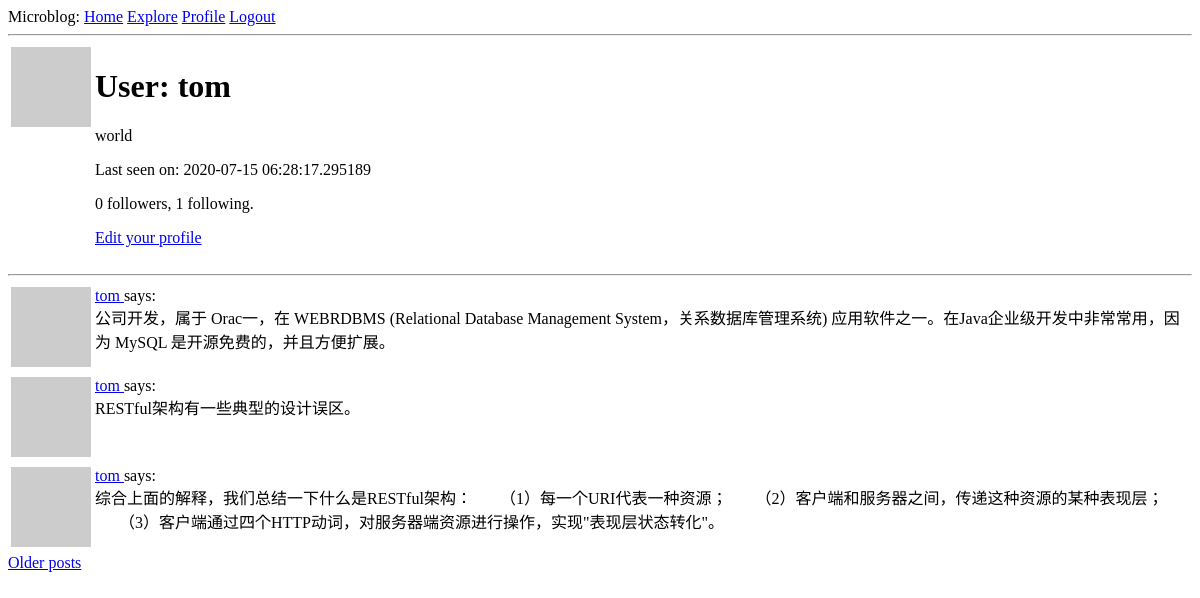
/user/tom (signed in), run on an earlier commit of the app's database.
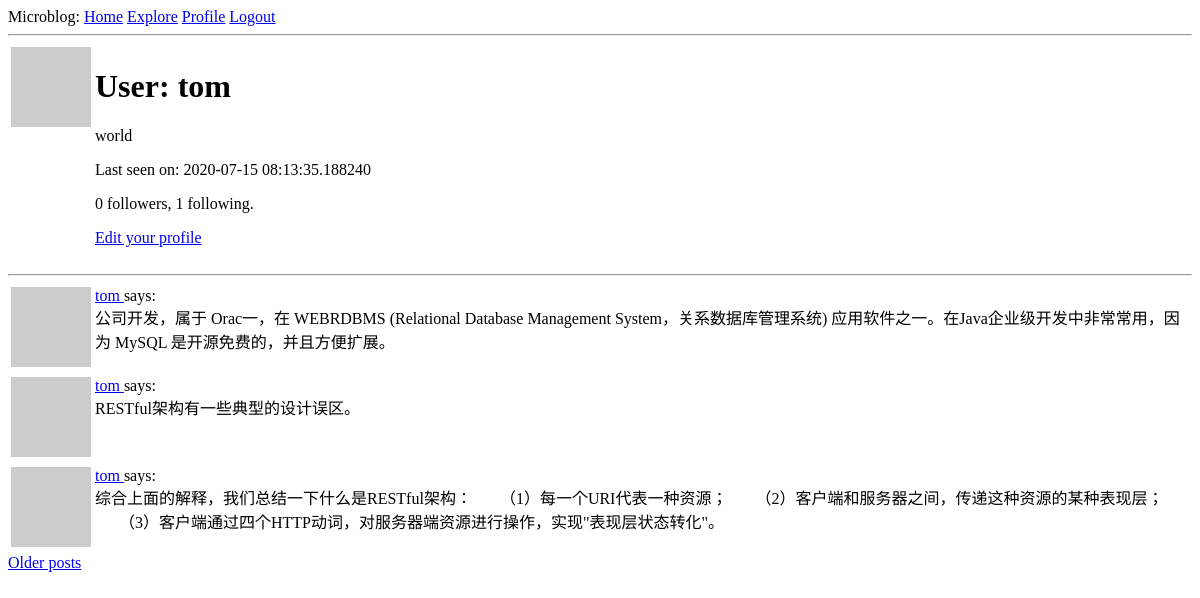
And on a later commit of the database.
### app/models.py (models this page shows, shortened)
class User(db.Model, UserMixin):
    id = db.Column(db.Integer, primary_key=True)
    username = db.Column(db.String(64), index=True, unique=True)
    email = db.Column(db.String(120), index=True, unique=True)
    password_hash = db.Column(db.String(128))
    posts = db.relationship('Post', backref='author', lazy='dynamic')
    about_me = db.Column(db.String(140))
    last_seen = db.Column(db.DateTime, default=datetime.utcnow)
    followed = db.relationship(
        'User', secondary=followers,
        primaryjoin=(followers.c.follower_id == id),
        secondaryjoin=(followers.c.followed_id == id),
        backref=db.backref('followers', lazy='dynamic'), lazy='dynamic')
    def avatar(self, size):
        digest = md5(self.email.lower().encode('utf-8')).hexdigest()
        return 'https://www.gravatar.com/avatar/{}?d=identicon&s={}'.format(digest, size)

class Post(db.Model):
    id = db.Column(db.Integer, primary_key=True)
    body = db.Column(db.String(140))
    timestamp = db.Column(db.DATETIME, index=True, default=datetime.utcnow)
    user_id = db.Column(db.Integer, db.ForeignKey('user.id'))

### app/routes.py (the view)
@app.route('/user/<username>')
@login_required
def user(username):
    user = User.query.filter_by(username=username).first_or_404()
    page = request.args.get('page', 1, type=int)
    posts = user.posts.order_by(Post.timestamp.desc()).paginate(
        page, app.config['POSTS_PER_PAGE'], False)
    next_url = url_for('user', username=user.username, page=posts.next_num) \
        if posts.has_next else None
    prev_url = url_for('user', username=user.username, page=posts.prev_num) \
        if posts.has_prev else None
    return render_template('user.html', user=user, posts=posts.items, next_url=next_url, prev_url=prev_url)

### app/models.py (called while the page is built)
@login.user_loader
def load_user(id):
    return User.query.get(int(id))

### app/routes.py (called while the page is built)
@app.before_request
def before_request():
    if current_user.is_authenticated:
        current_user.last_seen = datetime.utcnow()
        db.session.commit()

### app/templates/user.html (shortened to what this page needs)
{% extends "base.html" %}
{% block content %}
    <table>
        <tr valign="top">
            <td><img src="{{ user.avatar(128) }}"></td>
            <td>
                <h1>User: {{ user.username }}</h1>
                {% if user.about_me %}<p>{{ user.about_me }}</p>{% endif %}
                {% if user.last_seen %}<p>Last seen on: {{ user.last_seen }}</p>{% endif %}
                <p>{{ user.followers.count() }} followers, {{ user.followed.count() }} following.</p>
                {% if user == current_user %}
                    <p><a href="{{ url_for('edit_profile') }}">Edit your profile</a></p>
                {% endif %}
            </td>
        </tr>
    </table>
    <hr>
    {% for post in posts %}
        {% include '_post.html' %}
    {% endfor %}
    {% if next_url %}
        <a href="{{ next_url }}">Older posts</a>
    {% endif %}
{% endblock %}

### app/templates/base.html (shortened to what this page needs)
<!DOCTYPE html>
<html lang="en">
<head>
</head>
<body>
<div>Microblog:
    <a href="{{ url_for('index') }}">Home</a>
    <a href="{{ url_for('explore') }}">Explore</a>
    {% if current_user.is_anonymous %}
        <a href="{{ url_for('login') }}">Login</a>
        <a href="{{ url_for('register') }}">Register</a>
    {% else %}
        <a href="{{ url_for('user', username=current_user.username) }}">Profile</a>
        <a href="{{ url_for('logout') }}">Logout</a>
    {% endif %}
</div>
<hr>
{% block content %}{% endblock %}
</body>
</html>

### app/templates/_post.html
<table>
    <tr valign="top">
        <td><img src="{{ post.author.avatar(36) }}"></td>
        <td>
            <a href="{{ url_for('user',username=post.author.username) }}">
                {{ post.author.username }}
            </a>
            says:<br>{{ post.body }}
        </td>
    </tr>
</table>

What changed in the data, as far as the page shows it:
changed User "tom": last_seen "2020-07-15 06:28:17.295189" → "2020-07-15 08:13:35.188240"
